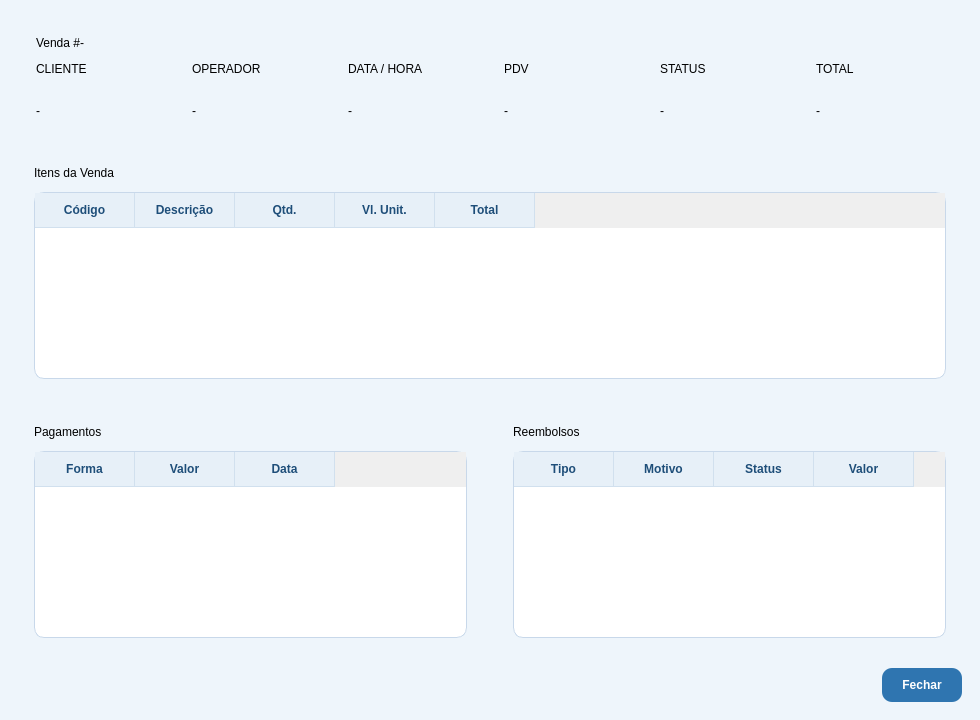
<?xml version="1.0" encoding="UTF-8"?>
<ui version="4.0">
 <class>ConsultaVendaDialog</class>
 <widget class="QDialog" name="ConsultaVendaDialog">
  <property name="geometry">
   <rect>
    <x>0</x>
    <y>0</y>
    <width>980</width>
    <height>720</height>
   </rect>
  </property>
  <property name="minimumSize">
   <size>
    <width>920</width>
    <height>680</height>
   </size>
  </property>
  <property name="windowTitle">
   <string>Consulta da Venda</string>
  </property>
  <property name="styleSheet">
   <string notr="true">QDialog { background: #eef5fb; }
QWidget[card=&quot;true&quot;] { background: white; border: 1px solid #c8d8ea; border-radius: 14px; }
QLabel[title=&quot;true&quot;] { color: #173a5f; font-size: 16px; font-weight: bold; }
QLabel[caption=&quot;true&quot;] { color: #4c6b8b; font-size: 11px; font-weight: bold; }
QLabel[value=&quot;true&quot;] { color: #173a5f; font-size: 18px; font-weight: bold; }
QTableWidget { background: white; border: 1px solid #c8d8ea; border-radius: 10px; gridline-color: #d9e6f2; color: #173a5f; }
QHeaderView::section { background: #e7f0f8; color: #1e4e79; padding: 8px; border: none; border-right: 1px solid #d1e0ee; border-bottom: 1px solid #d1e0ee; font-weight: bold; }
QPushButton { background: #2f75b0; color: white; border: none; border-radius: 10px; padding: 10px 20px; font-weight: bold; }
QPushButton:hover { background: #225d8e; }</string>
  </property>
  <layout class="QVBoxLayout" name="verticalLayout">
   <property name="spacing">
    <number>14</number>
   </property>
   <property name="leftMargin">
    <number>18</number>
   </property>
   <property name="topMargin">
    <number>18</number>
   </property>
   <property name="rightMargin">
    <number>18</number>
   </property>
   <property name="bottomMargin">
    <number>18</number>
   </property>
   <item>
    <widget class="QWidget" name="headerCard" native="true">
     <property name="card" stdset="0">
      <string>true</string>
     </property>
     <layout class="QVBoxLayout" name="headerLayout">
      <property name="spacing">
       <number>12</number>
      </property>
      <property name="leftMargin">
       <number>18</number>
      </property>
      <property name="topMargin">
       <number>18</number>
      </property>
      <property name="rightMargin">
       <number>18</number>
      </property>
      <property name="bottomMargin">
       <number>18</number>
      </property>
      <item>
       <widget class="QLabel" name="lblHeaderTitulo">
        <property name="title" stdset="0">
         <string>true</string>
        </property>
        <property name="text">
         <string>Venda #-</string>
        </property>
       </widget>
      </item>
      <item>
       <layout class="QHBoxLayout" name="infoGrid">
        <property name="spacing">
         <number>28</number>
        </property>
        <item>
         <layout class="QVBoxLayout" name="clienteLayout">
          <item>
           <widget class="QLabel" name="lblClienteCaption">
            <property name="caption" stdset="0">
             <string>true</string>
            </property>
            <property name="text">
             <string>CLIENTE</string>
            </property>
           </widget>
          </item>
          <item>
           <widget class="QLabel" name="lblCliente">
            <property name="value" stdset="0">
             <string>true</string>
            </property>
            <property name="text">
             <string>-</string>
            </property>
           </widget>
          </item>
         </layout>
        </item>
        <item>
         <layout class="QVBoxLayout" name="operadorLayout">
          <item>
           <widget class="QLabel" name="lblOperadorCaption">
            <property name="caption" stdset="0">
             <string>true</string>
            </property>
            <property name="text">
             <string>OPERADOR</string>
            </property>
           </widget>
          </item>
          <item>
           <widget class="QLabel" name="lblOperador">
            <property name="value" stdset="0">
             <string>true</string>
            </property>
            <property name="text">
             <string>-</string>
            </property>
           </widget>
          </item>
         </layout>
        </item>
        <item>
         <layout class="QVBoxLayout" name="dataHoraLayout">
          <item>
           <widget class="QLabel" name="lblDataHoraCaption">
            <property name="caption" stdset="0">
             <string>true</string>
            </property>
            <property name="text">
             <string>DATA / HORA</string>
            </property>
           </widget>
          </item>
          <item>
           <widget class="QLabel" name="lblDataHora">
            <property name="value" stdset="0">
             <string>true</string>
            </property>
            <property name="text">
             <string>-</string>
            </property>
           </widget>
          </item>
         </layout>
        </item>
        <item>
         <layout class="QVBoxLayout" name="pdvLayout">
          <item>
           <widget class="QLabel" name="lblPdvCaption">
            <property name="caption" stdset="0">
             <string>true</string>
            </property>
            <property name="text">
             <string>PDV</string>
            </property>
           </widget>
          </item>
          <item>
           <widget class="QLabel" name="lblPdv">
            <property name="value" stdset="0">
             <string>true</string>
            </property>
            <property name="text">
             <string>-</string>
            </property>
           </widget>
          </item>
         </layout>
        </item>
        <item>
         <layout class="QVBoxLayout" name="statusLayout">
          <item>
           <widget class="QLabel" name="lblStatusCaption">
            <property name="caption" stdset="0">
             <string>true</string>
            </property>
            <property name="text">
             <string>STATUS</string>
            </property>
           </widget>
          </item>
          <item>
           <widget class="QLabel" name="lblStatus">
            <property name="value" stdset="0">
             <string>true</string>
            </property>
            <property name="text">
             <string>-</string>
            </property>
           </widget>
          </item>
         </layout>
        </item>
        <item>
         <layout class="QVBoxLayout" name="totalLayout">
          <item>
           <widget class="QLabel" name="lblTotalCaption">
            <property name="caption" stdset="0">
             <string>true</string>
            </property>
            <property name="text">
             <string>TOTAL</string>
            </property>
           </widget>
          </item>
          <item>
           <widget class="QLabel" name="lblTotal">
            <property name="value" stdset="0">
             <string>true</string>
            </property>
            <property name="text">
             <string>-</string>
            </property>
           </widget>
          </item>
         </layout>
        </item>
       </layout>
      </item>
     </layout>
    </widget>
   </item>
   <item>
    <widget class="QWidget" name="itensCard" native="true">
     <property name="card" stdset="0">
      <string>true</string>
     </property>
     <layout class="QVBoxLayout" name="itensCardLayout">
      <property name="spacing">
       <number>12</number>
      </property>
      <property name="leftMargin">
       <number>16</number>
      </property>
      <property name="topMargin">
       <number>16</number>
      </property>
      <property name="rightMargin">
       <number>16</number>
      </property>
      <property name="bottomMargin">
       <number>16</number>
      </property>
      <item>
       <widget class="QLabel" name="lblItensSection">
        <property name="title" stdset="0">
         <string>true</string>
        </property>
        <property name="text">
         <string>Itens da Venda</string>
        </property>
       </widget>
      </item>
      <item>
       <widget class="QTableWidget" name="tableItens">
        <property name="editTriggers">
         <set>QAbstractItemView::NoEditTriggers</set>
        </property>
        <property name="selectionMode">
         <enum>QAbstractItemView::NoSelection</enum>
        </property>
        <column>
         <property name="text">
          <string>Código</string>
         </property>
        </column>
        <column>
         <property name="text">
          <string>Descrição</string>
         </property>
        </column>
        <column>
         <property name="text">
          <string>Qtd.</string>
         </property>
        </column>
        <column>
         <property name="text">
          <string>Vl. Unit.</string>
         </property>
        </column>
        <column>
         <property name="text">
          <string>Total</string>
         </property>
        </column>
       </widget>
      </item>
     </layout>
    </widget>
   </item>
   <item>
    <layout class="QHBoxLayout" name="tablesRow">
     <property name="spacing">
      <number>14</number>
     </property>
     <item>
      <widget class="QWidget" name="pagamentosCard" native="true">
       <property name="card" stdset="0">
        <string>true</string>
       </property>
       <layout class="QVBoxLayout" name="pagamentosCardLayout">
        <property name="spacing">
         <number>12</number>
        </property>
        <property name="leftMargin">
         <number>16</number>
        </property>
        <property name="topMargin">
         <number>16</number>
        </property>
        <property name="rightMargin">
         <number>16</number>
        </property>
        <property name="bottomMargin">
         <number>16</number>
        </property>
        <item>
         <widget class="QLabel" name="lblPagamentosSection">
          <property name="title" stdset="0">
           <string>true</string>
          </property>
          <property name="text">
           <string>Pagamentos</string>
          </property>
         </widget>
        </item>
        <item>
         <widget class="QTableWidget" name="tablePagamentos">
          <property name="editTriggers">
           <set>QAbstractItemView::NoEditTriggers</set>
          </property>
          <property name="selectionMode">
           <enum>QAbstractItemView::NoSelection</enum>
          </property>
          <column>
           <property name="text">
            <string>Forma</string>
           </property>
          </column>
          <column>
           <property name="text">
            <string>Valor</string>
           </property>
          </column>
          <column>
           <property name="text">
            <string>Data</string>
           </property>
          </column>
         </widget>
        </item>
       </layout>
      </widget>
     </item>
     <item>
      <widget class="QWidget" name="reembolsosCard" native="true">
       <property name="card" stdset="0">
        <string>true</string>
       </property>
       <layout class="QVBoxLayout" name="reembolsosCardLayout">
        <property name="spacing">
         <number>12</number>
        </property>
        <property name="leftMargin">
         <number>16</number>
        </property>
        <property name="topMargin">
         <number>16</number>
        </property>
        <property name="rightMargin">
         <number>16</number>
        </property>
        <property name="bottomMargin">
         <number>16</number>
        </property>
        <item>
         <widget class="QLabel" name="lblReembolsosSection">
          <property name="title" stdset="0">
           <string>true</string>
          </property>
          <property name="text">
           <string>Reembolsos</string>
          </property>
         </widget>
        </item>
        <item>
         <widget class="QTableWidget" name="tableReembolsos">
          <property name="editTriggers">
           <set>QAbstractItemView::NoEditTriggers</set>
          </property>
          <property name="selectionMode">
           <enum>QAbstractItemView::NoSelection</enum>
          </property>
          <column>
           <property name="text">
            <string>Tipo</string>
           </property>
          </column>
          <column>
           <property name="text">
            <string>Motivo</string>
           </property>
          </column>
          <column>
           <property name="text">
            <string>Status</string>
           </property>
          </column>
          <column>
           <property name="text">
            <string>Valor</string>
           </property>
          </column>
         </widget>
        </item>
       </layout>
      </widget>
     </item>
    </layout>
   </item>
   <item>
    <layout class="QHBoxLayout" name="footerLayout">
     <item>
      <spacer name="horizontalSpacer_3">
       <property name="orientation">
        <enum>Qt::Horizontal</enum>
       </property>
       <property name="sizeHint" stdset="0">
        <size>
         <width>40</width>
         <height>20</height>
        </size>
       </property>
      </spacer>
     </item>
     <item>
      <widget class="QPushButton" name="btnFechar">
       <property name="text">
        <string>Fechar</string>
       </property>
      </widget>
     </item>
    </layout>
   </item>
  </layout>
 </widget>
 <resources/>
 <connections/>
</ui>
